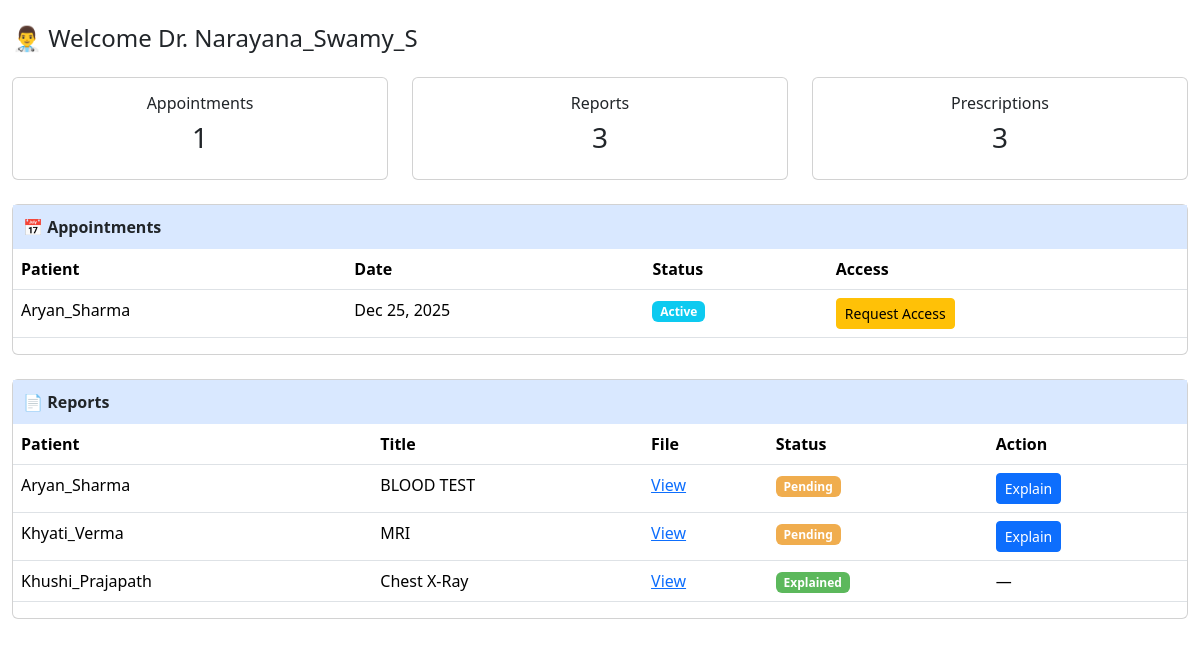
Page /doctor/dashboard/ (signed in) on the committed database.
### doctor_app/models.py (models this page shows, shortened)
class Doctor(models.Model):
    user = models.OneToOneField(User, on_delete=models.CASCADE)
    hospital = models.ForeignKey(Hospital, on_delete=models.CASCADE)
    specialization = models.CharField(max_length=100)
    contact_number = models.CharField(max_length=15)
    qualification = models.CharField(max_length=100)

### patients/models.py (models this page shows, shortened)
class Appointment(models.Model):
    patient = models.ForeignKey(
        Patient,
        on_delete=models.CASCADE,
        related_name='appointments'
    )
    doctor = models.ForeignKey(
        'doctor_app.Doctor',
        on_delete=models.CASCADE,
        related_name='appointments'
    )
    date = models.DateField()
    time = models.TimeField()
    created_at = models.DateTimeField(auto_now_add=True)

class Patient(models.Model):
    GENDER_CHOICES = [
        ('M', 'Male'),
        ('F', 'Female'),
        ('O', 'Other'),
    ]
    user = models.OneToOneField(
        User,
        on_delete=models.CASCADE,
        related_name='patient_profile'
    )
    gender = models.CharField(
        max_length=1,
        choices=GENDER_CHOICES,
        default='M'
    )
    age = models.PositiveIntegerField(
        null=True,
        blank=True
    )
    phone_number = models.CharField(
        max_length=15,
        unique=True,
        null=True,
        blank=True,
        help_text="Patient registered mobile number (for OTP)"
    )

### records/models.py (models this page shows, shortened)
class Report(models.Model):
    STATUS_CHOICES = (
        ("pending", "Pending"),
        ("explained", "Explained"),
    )
    encounter = models.ForeignKey(
        Encounter,
        on_delete=models.CASCADE,
        related_name="reports",
        null=True,
        blank=True
    )
    patient = models.ForeignKey(
        Patient,
        on_delete=models.CASCADE,
        related_name="reports"
    )
    doctor = models.ForeignKey(
        Doctor,
        on_delete=models.SET_NULL,
        null=True,
        blank=True,
        related_name="reports"
    )
    laboratory = models.ForeignKey(
        Laboratory,
        on_delete=models.PROTECT,
        null=True,
        blank=True,
        related_name="reports"
    )
    title = models.CharField(max_length=255)
    file = models.FileField(upload_to="reports/", null=True, blank=True)
    status = models.CharField(
        max_length=20,
        choices=STATUS_CHOICES,
        default="pending"
    )
    created_at = models.DateTimeField(
        null=True,          # IMPORTANT for existing rows
        blank=True
    )

### doctor_app/views.py (the view)
@login_required
def doctor_dashboard(request):
    doctor = get_object_or_404(Doctor, user=request.user)
    appointments = Appointment.objects.filter(
        doctor=doctor
    ).order_by("-date")
    reports = Report.objects.select_related(
        "patient"
    ).order_by("-created_at")
    prescriptions = Prescription.objects.filter(
        doctor=doctor
    )
    return render(request, "doctor_app/dashboard.html", {
        "doctor": doctor,
        "appointments": appointments,
        "reports": reports,
        "prescriptions": prescriptions,
    })

### doctor_app/templates/doctor_app/dashboard.html (shortened to what this page needs)
{% load static %}
<!DOCTYPE html>
<html lang="en">
<head>
    <link href="https://cdn.jsdelivr.net/npm/bootstrap@5.3.2/dist/css/bootstrap.min.css" rel="stylesheet">
</head>
<body>
<div class="container-fluid mt-4">
    <h4 class="mb-4">👨‍⚕️ Welcome Dr. {{ doctor.user.username }}</h4>
    <div class="row mb-4">
        <div class="col-md-4">
            <div class="card text-center">
                <div class="card-body">
                    <h6>Appointments</h6>
                    <h3>{{ appointments.count }}</h3>
                </div>
            </div>
        </div>
        <div class="col-md-4">
            <div class="card text-center">
                <div class="card-body">
                    <h6>Reports</h6>
                    <h3>{{ reports.count }}</h3>
                </div>
            </div>
        </div>
        <div class="col-md-4">
            <div class="card text-center">
                <div class="card-body">
                    <h6>Prescriptions</h6>
                    <h3>{{ prescriptions.count }}</h3>
                </div>
            </div>
        </div>
    </div>
    <div class="card mb-4">
        <div class="section-header">📅 Appointments</div>
        <table class="table">
            <thead>
                <tr>
                    <th>Patient</th>
                    <th>Date</th>
                    <th>Status</th>
                    <th>Access</th>
                </tr>
            </thead>
            <tbody>
            {% for appt in appointments %}
                <tr>
                    <td>{{ appt.patient.user.username }}</td>
                    <td>{{ appt.date|date:"M d, Y" }}</td>
                    <td>
                        <span class="badge bg-info">Active</span>
                    </td>
                    <td>
                        <a href="{% url 'doctor_app:request_patient_access' appt.patient.id %}"
                           class="btn btn-warning btn-sm">
                            Request Access
                        </a>
                    </td>
                </tr>
            {% empty %}
                <tr><td colspan="4">No appointments</td></tr>
            {% endfor %}
            </tbody>
        </table>
    </div>
    <div class="card mb-4">
        <div class="section-header">📄 Reports</div>
        <table class="table">
            <thead>
                <tr>
                    <th>Patient</th>
                    <th>Title</th>
                    <th>File</th>
                    <th>Status</th>
                    <th>Action</th>
                </tr>
            </thead>
            <tbody>
            {% for report in reports %}
                <tr>
                    <td>{{ report.patient.user.username }}</td>
                    <td>{{ report.title }}</td>
                    <td>
                        {% if report.file %}
                            <a href="{{ report.file.url }}" target="_blank">View</a>
                        {% else %}
                            —
                        {% endif %}
                    </td>
                    <td>
                        {% if report.status == "pending" %}
                            <span class="badge badge-pending">Pending</span>
                        {% else %}
                            <span class="badge badge-explained">Explained</span>
                        {% endif %}
                    </td>
                    <td>
                        {% if report.status == "pending" %}
                            <a href="{% url 'doctor_app:explain_report' report.id %}"
                               class="btn btn-primary btn-sm">
                                Explain
                            </a>
                        {% else %}
                            —
                        {% endif %}
                    </td>
                </tr>
            {% empty %}
                <tr><td colspan="5">No reports</td></tr>
            {% endfor %}
            </tbody>
        </table>
    </div>
</div>
</body>
</html>

### doctor_app/templates/doctor_app/dashboard.html (style rules this page uses)
.badge-pending { background-color: #f0ad4e; }
.badge-explained { background-color: #5cb85c; }
.section-header { background: #d9e8ff; padding: 10px; font-weight: bold; }

### rows in the picture
Doctor: user.username "Narayana_Swamy_S"
Appointment: patient.user.username "Aryan_Sharma", date "Dec 25, 2025"
Report: patient.user.username "Aryan_Sharma", title "BLOOD TEST", status "Pending"
Report: patient.user.username "Khyati_Verma", title "MRI", status "Pending"
Report: patient.user.username "Khushi_Prajapath", title "Chest X-Ray", status "Explained"

### other values in the picture
{{ appointments.count }} "1"
{{ reports.count }} "3"
{{ prescriptions.count }} "3"
